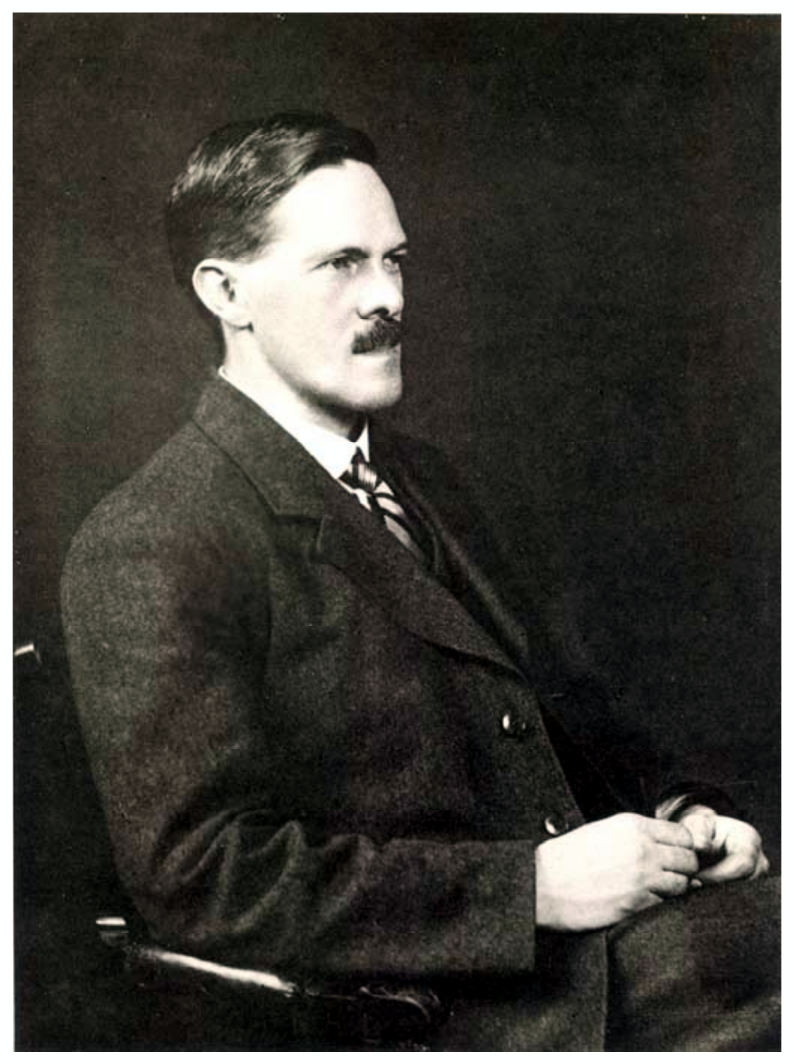
#> input picture assets/img/home-timeline-glauert.png, 1587 x 2128 px, found by its file name (shown at 1/2 size)
$ python generate_timeline_card_image.py
#> lines starting #> are read from the running program, lines starting #| are printed output that depends on the picture
from __future__ import annotations

import argparse
from pathlib import Path

from PIL import Image, ImageOps


CANVAS = (900, 506)
HALF_WIDTH = CANVAS[0] // 2


def photo_fill(
    image: Image.Image,
    size: tuple[int, int],
    centering: tuple[float, float],
    mirror: bool = False,
) -> Image.Image:
#> called with size = (450, 506), centering = (0.55, 0.43), mirror = False
    image = image.convert("RGB")
#> image is the input picture: PIL image 1587x2128 RGB; mean R, G, B 63.4, 61.8, 56.6
    if mirror:
        image = ImageOps.mirror(image)
    image = ImageOps.grayscale(image)
#> image: PIL image 1587x2128 L
    image = ImageOps.autocontrast(image, cutoff=1)
    image = ImageOps.colorize(image, black="#171715", white="#eee9df", mid="#827d72")
#> image: PIL image 1587x2128 RGB
    return ImageOps.fit(image, size, method=Image.Resampling.LANCZOS, centering=centering)
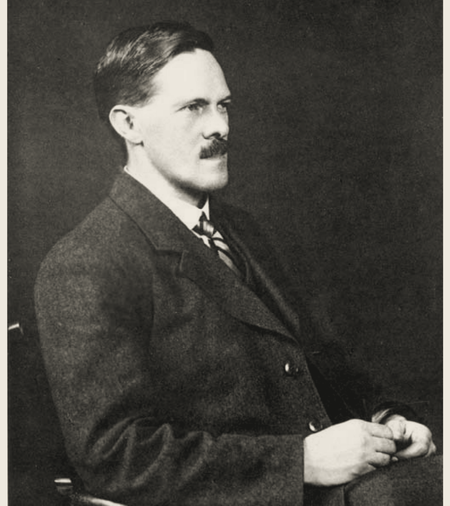
#> returned value: PIL image 450x506 RGB; mean R, G, B 72.8, 70.9, 65.6


def make_card(glauert_path: Path, prandtl_path: Path, output_path: Path) -> None:
    left = photo_fill(Image.open(glauert_path), (HALF_WIDTH, CANVAS[1]), centering=(0.55, 0.43))
    right = photo_fill(Image.open(prandtl_path), (CANVAS[0] - HALF_WIDTH, CANVAS[1]), centering=(0.54, 0.36), mirror=True)
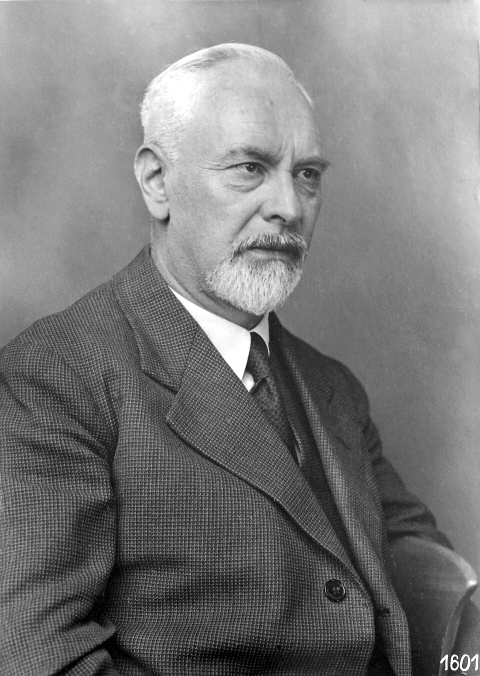
#> input picture assets/img/home-timeline-prandtl.jpg, 960 x 1352 px, found by its file name (shown at 1/2 size)
#> call 2 of photo_fill, with size = (450, 506), centering = (0.54, 0.36), mirror = True
#> in photo_fill (call 2), `image = ImageOps.colorize(image, black="#171715", white="#eee9df", mid..`:
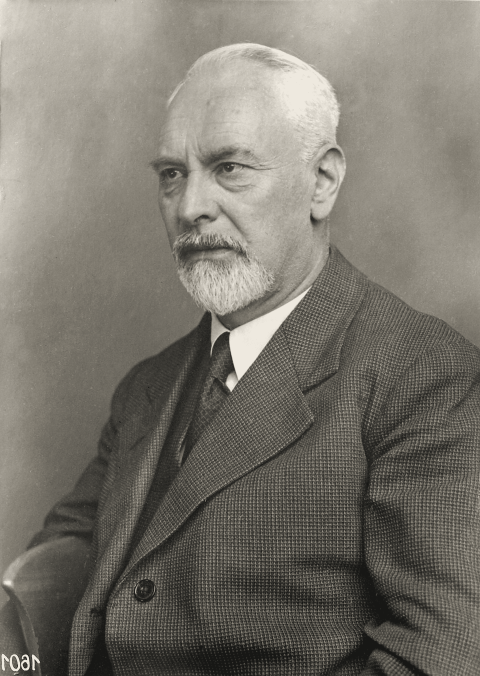
#> image: PIL image 960x1352 RGB (shown at 1/2 size); mean R, G, B 121.8, 117.9, 109.2
#> in photo_fill (call 2), `return ImageOps.fit(image, size, method=Image.Resampling.LANCZOS, cent..`:
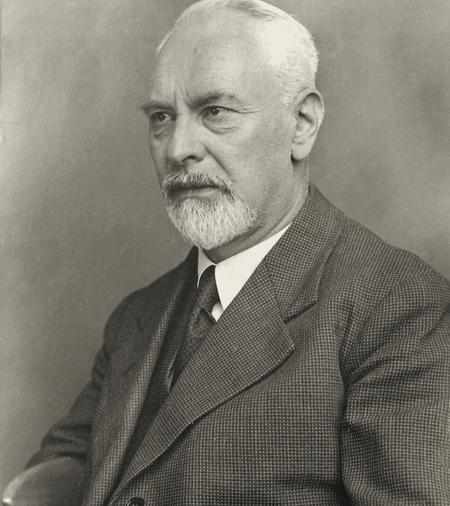
#> returned value: PIL image 450x506 RGB; mean R, G, B 125.1, 121.1, 112

    canvas = Image.new("RGB", CANVAS, "#f6f8fb")
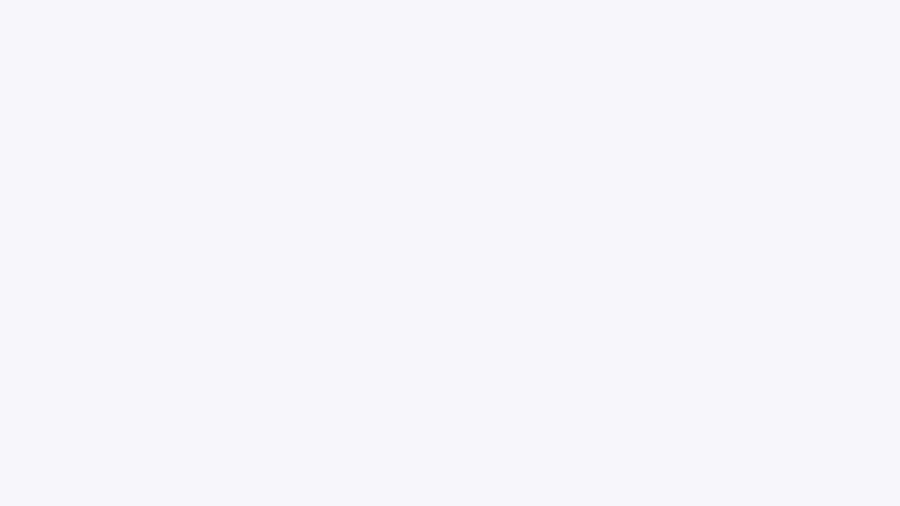
#> canvas: PIL image 900x506 RGB; mean R, G, B 246, 248, 251
    canvas.paste(left, (0, 0))
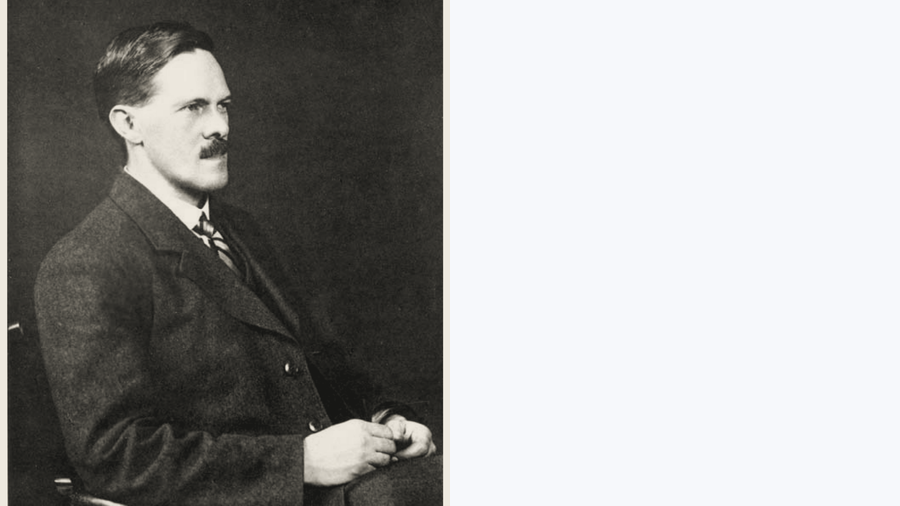
#> canvas: PIL image 900x506 RGB; mean R, G, B 159.4, 159.4, 158.3
    canvas.paste(right, (HALF_WIDTH, 0))
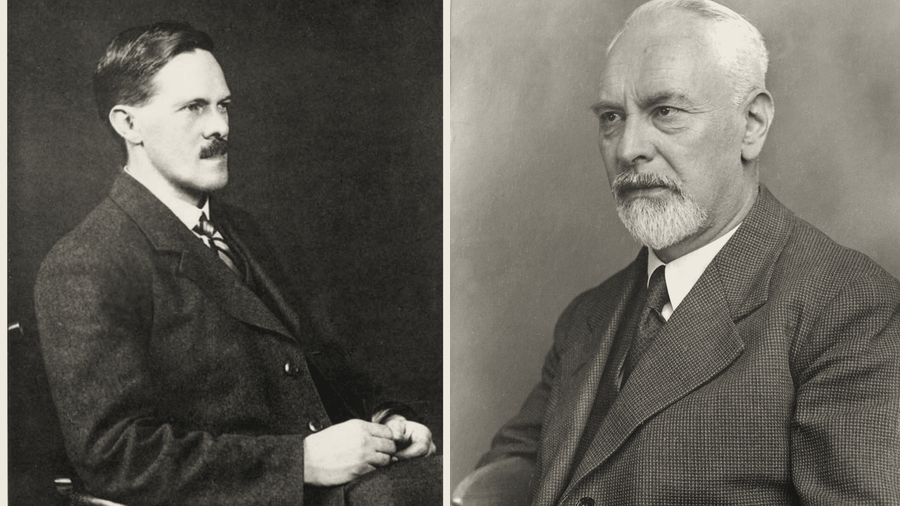
#> canvas: PIL image 900x506 RGB; mean R, G, B 98.9, 96, 88.8

    output_path.parent.mkdir(parents=True, exist_ok=True)
    canvas.save(output_path, quality=94)


def main() -> None:
    parser = argparse.ArgumentParser()
    parser.add_argument("--glauert", default=Path("assets/img/home-timeline-glauert.png"), type=Path)
    parser.add_argument("--prandtl", default=Path("assets/img/home-timeline-prandtl.jpg"), type=Path)
    parser.add_argument("--output", default=Path("assets/img/home-aerodynamics-timeline.png"), type=Path)
    args = parser.parse_args()
    make_card(args.glauert, args.prandtl, args.output)


if __name__ == "__main__":
    main()
